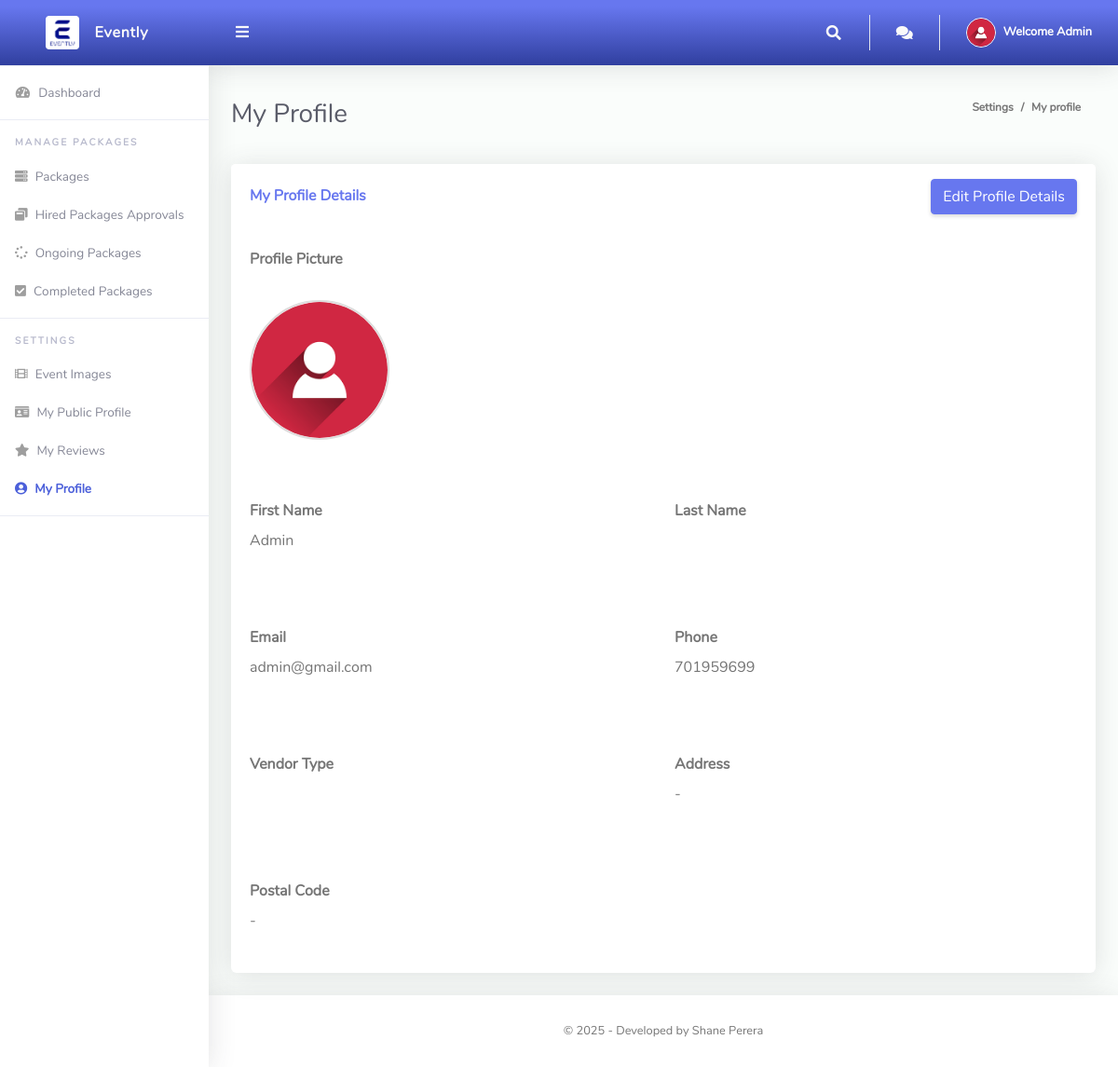
The app's page /Vendors/Profile.php (signed in) with its own data.
### tables this page shows
CREATE TABLE `allusers` (
  `ID` int(200) NOT NULL,
  `Firstname` varchar(200) NOT NULL,
  `Lastname` varchar(200) NOT NULL,
  `Email` varchar(200) NOT NULL,
  `Phone` int(200) NOT NULL,
  `ProfilePic` varchar(200) NOT NULL,
  `Address` varchar(200) NOT NULL,
  `Postalcode` int(200) NOT NULL,
  `Vendortype` varchar(200) NOT NULL,
  `Userrole` varchar(200) NOT NULL,
  `Password` varchar(200) NOT NULL
);

### Vendors/Profile.php (the view, shortened to what this page needs)
<?php
include '../Includes/dbcon.php';
$query = "SELECT * FROM allusers WHERE ID = '$_SESSION[userId]'";
$result = $conn->query($query);
if ($result->num_rows > 0) {
    $row = $result->fetch_assoc();
    $Firstname = $row['Firstname'];
	$Email = $row['Email'];
	$Phone = $row['Phone'];
	$Profilepic = $row['ProfilePic'];
	$Address = !empty($row['Address']) ? $row['Address'] : '-';
	$Postalcode = !empty($row['Postalcode']) ? $row['Postalcode'] : '-';
}
else {
	$Address = "Please Add Your Address";
	$Postalcode = "Please Add Your Postal Code";
}
?>
<!DOCTYPE html>
<html lang="en">
<head>
  <link href="../vendor/fontawesome-free/css/all.min.css" rel="stylesheet" type="text/css">
  <link href="../vendor/bootstrap/css/bootstrap.min.css" rel="stylesheet" type="text/css">
  <link href="css/ruang-admin.min.css" rel="stylesheet">
</head>
<body id="page-top">
  <div id="wrapper">
      <?php include "Includes/sidebar.php";?>
    <div id="content-wrapper" class="d-flex flex-column">
      <div id="content">
       <?php include "Includes/topbar.php";?>
        <div class="container-fluid" id="container-wrapper">
          <div class="d-sm-flex align-items-center justify-content-between mb-4">
            <h1 class="h3 mb-0 text-gray-800">My Profile</h1>
            <ol class="breadcrumb">
              <li class="breadcrumb-item">Settings</li>
              <li class="breadcrumb-item active" aria-current="page">My profile</li>
            </ol>
          </div>
          <div class="row">
            <div class="col-lg-12">
              <div class="card mb-4">
                <div class="card-header py-3 d-flex flex-row align-items-center justify-content-between">
                  <h6 class="m-0 font-weight-bold text-primary">My Profile Details</h6>
					<a href="Editprofile.php?action=edit&ID=".$rows['ID'].""><button type="submit" name="save" class="btn btn-primary">Edit Profile Details</button></a>
                </div>
                <div class="card-body" align="center">
					<form method="Post" action="">
					<div class="form-group row mb-3">
						<div class="col-xl-6" align="left">
                        <label class="form-control-label"><b>Profile Picture</b></label>
						<br>
						<br>
						<img src="<?php echo ($Profilepic) ? $Profilepic : 'img/user-icn.png'; ?>" class="profile-pic">
                        </div>
						</div>
					  	<br>
					  	<br>
                  <div class="form-group row mb-3">
						<div class="col-xl-6" align="left">
                        <label class="form-control-label"><b>First Name</b></label>
						<br>
						<label class="form-control-label"><?php echo $Firstname;?></label>
                        </div>
						<br>
					 	<br>
					  	<br>
					  	<br>
						<div class="col-xl-6" align="left">
                        <label class="form-control-label"><b>Last Name</b></label>
						<br>
                        </div>
						</div>
						<br>
					<div class="form-group row mb-3">
						<div class="col-xl-6" align="left">
                        <label class="form-control-label"><b>Email</b></label>
						<br>
                        <label class="form-control-label"><?php echo $Email;?></label>
                        </div>
						<br>
					 	<br>
					  	<br>
					  	<br>
						<div class="col-xl-6" align="left">
                        <label class="form-control-label"><b>Phone</b></label>
						<br>
                        <label class="form-control-label"><?php echo $Phone;?></label>
                        </div>
						</div>
						<br>
					<div class="form-group row mb-3">
						<div class="col-xl-6" align="left">
                        <label class="form-control-label"><b>Vendor Type</b></label>
						<br>
                        </div>
						<br>
					 	<br>
					  	<br>
					  	<br>
						<div class="col-xl-6" align="left">
                        <label class="form-control-label"><b>Address</b></label>
						<br>
                        <label class="form-control-label"><?php echo $Address;?></label>
                        </div>
						</div>
						<br>
					<div class="form-group row mb-3">
						<div class="col-xl-6" align="left">
                        <label class="form-control-label"><b>Postal Code</b></label>
						<br>
                        <label class="form-control-label"><?php echo $Postalcode;?></label>
                        </div>
						</div>
					</form>
                </div>
              </div>
          </div>
        </div>
      </div>
       <?php include "Includes/footer.php";?>
    </div>
  </div>
</body>
</html>

### Vendors/Includes/topbar.php (shortened to what this page needs)
<?php
  $query = "SELECT * FROM allusers WHERE ID = '$_SESSION[userId]'";
  $rs = $conn->query($query);
  $rows = $rs->fetch_assoc();
  $ProfilePic = !empty($rows['ProfilePic']) ? $rows['ProfilePic'] : "img/user-icn.png";
  $fullName = $rows['Firstname'] . " " . $rows['Lastname'];
?>
<nav class="navbar navbar-expand navbar-light bg-gradient-primary topbar mb-4 static-top">
    <button id="sidebarToggleTop" class="btn btn-link rounded-circle mr-3">
        <i class="fa fa-bars"></i>
    </button>
    <ul class="navbar-nav ml-auto">
        <li class="nav-item dropdown no-arrow">
            <a class="nav-link dropdown-toggle" href="#" id="searchDropdown" role="button" data-toggle="dropdown"
               aria-haspopup="true" aria-expanded="false">
                <i class="fas fa-search fa-fw"></i>
            </a>
        </li>
            <li class="nav-item dropdown no-arrow">
            <a class="nav-link" href="Chat.php" id="searchDropdown">
                <i class="fa fa-comments"></i>
              </a>
            </li>
        <li class="nav-item dropdown no-arrow">
            <a class="nav-link dropdown-toggle" href="#" id="userDropdown" role="button" data-toggle="dropdown"
               aria-haspopup="true" aria-expanded="false">
                <img class="img-profile rounded-circle" src="<?php echo $ProfilePic; ?>" style="max-width: 60px">
                <span class="ml-2 d-none d-lg-inline text-white small"><b>Welcome <?php echo $fullName; ?></b></span>
            </a>
        </li>
    </ul>
</nav>

### Vendors/Profile.php (style rules this page uses)
.profile-pic { width: 150px; height: 150px; border-radius: 50%; object-fit: cover; border: 2px solid #ddd; }

### records on screen
allusers: fullName "Admin", Firstname "Admin", Email "admin@gmail.com", Phone "701959699", Address "-", Postalcode "-"
